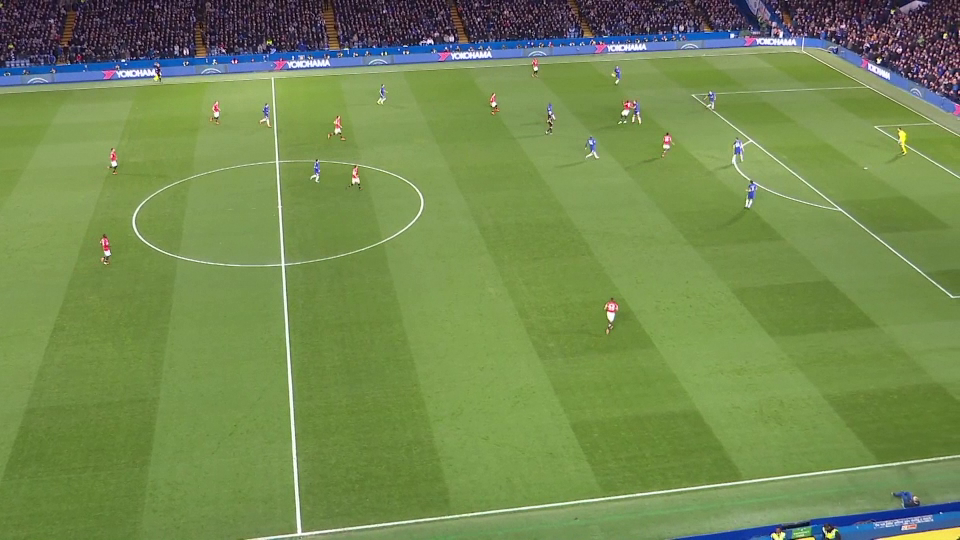
#> input picture samples/LD16L.png, 960 x 540 px, given in place of golvar3_TRIM.mp4, which was not available
$ python fieldrecognition.py
#> lines starting #> are read from the running program, lines starting #| are printed output that depends on the picture; after the words box and inside, x2 and y2 are one past the last pixel; in counts of white or black regions, pixels touching at a corner belong together; pictures that were not available may be replaced by others from this repository, and a replacement may not be noted
import cv2
import numpy as np
import matplotlib
from matplotlib.pyplot import imshow
from matplotlib import pyplot as plt

# To use a video file as input
cap = cv2.VideoCapture('samples/golvar3_TRIM.mp4')

while True:
    # Read the frame
    _, img = cap.read()
#> img is the input picture: shape (540, 960, 3); mean B, G, R 81.3, 138.7, 115.4
    hsv = cv2.cvtColor(img, cv2.COLOR_BGR2HSV)
#> hsv: shape (540, 960, 3); mean H, S, V 53.7, 120.9, 143.4
    # UMBRALES VERDE
    lower_green = np.array([29, 85, 11]) #40,40,40
    upper_green = np.array([64, 255, 255]) #72, 255, 255

    # Definimos la mascara para la cancha
    mask = cv2.inRange(hsv, lower_green, upper_green)
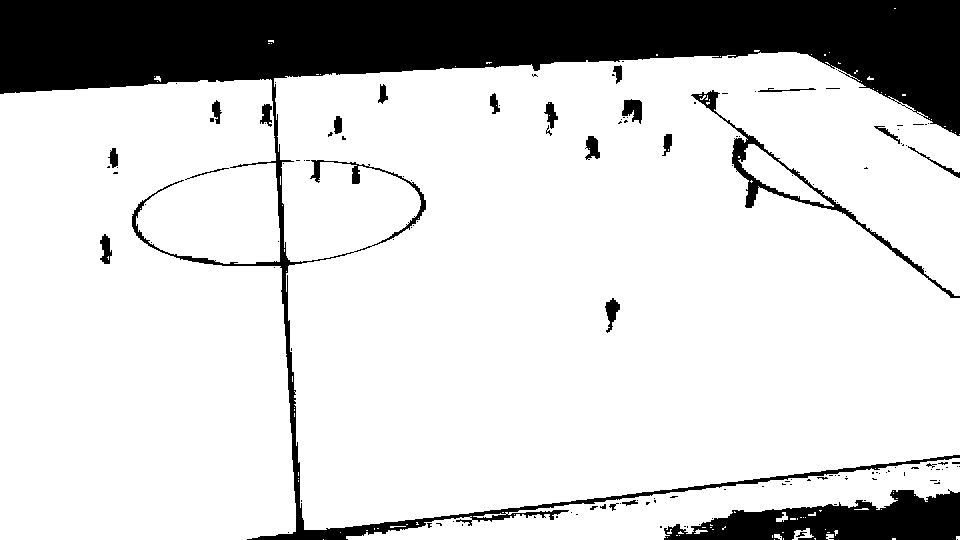
#> mask: shape (540, 960); 81.8% white; 140 black regions (115 under 20 px), largest, box (x1, y1, x2, y2) and area: (0, 0, 960, 540) 79967, (664, 489, 960, 540) 8912, (691, 90, 960, 298) 2405
    # Se hace aplica la máscara
    res = cv2.bitwise_and(img, img, mask=mask)
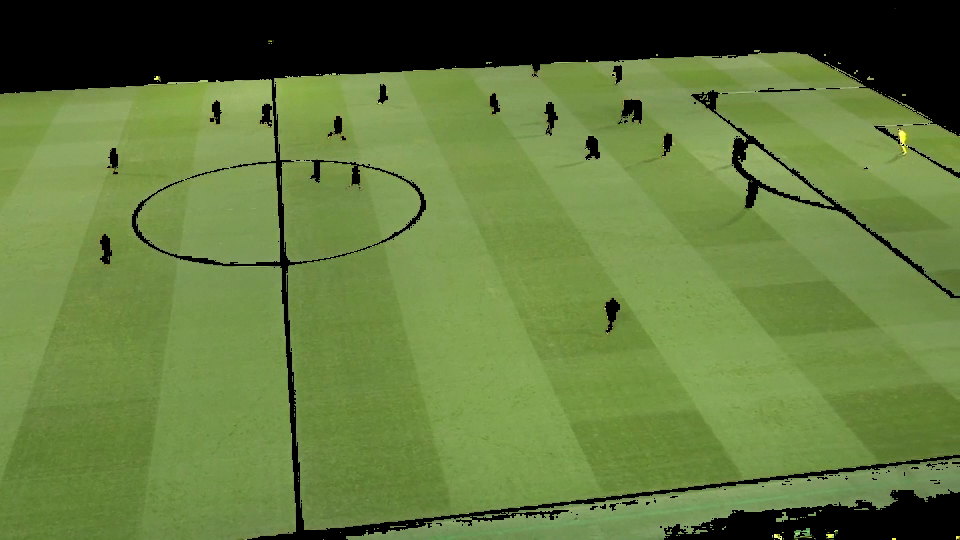
#> res: shape (540, 960, 3); mean B, G, R 61.1, 120.8, 98
    # convertir de hsv a escala de grises
    res_bgr = cv2.cvtColor(res, cv2.COLOR_HSV2BGR)
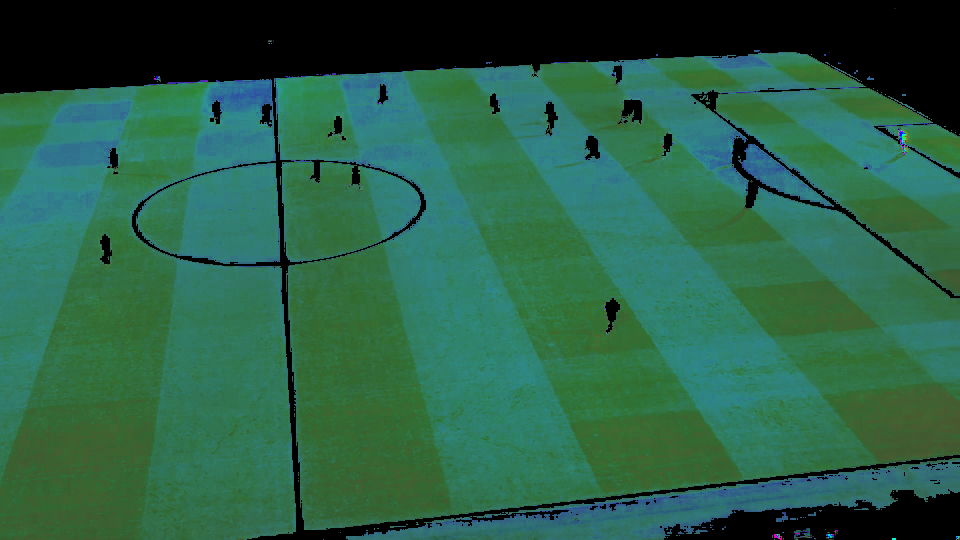
#> res_bgr: shape (540, 960, 3); mean B, G, R 71.5, 96.4, 41.3
    res_gray = cv2.cvtColor(res, cv2.COLOR_BGR2GRAY)
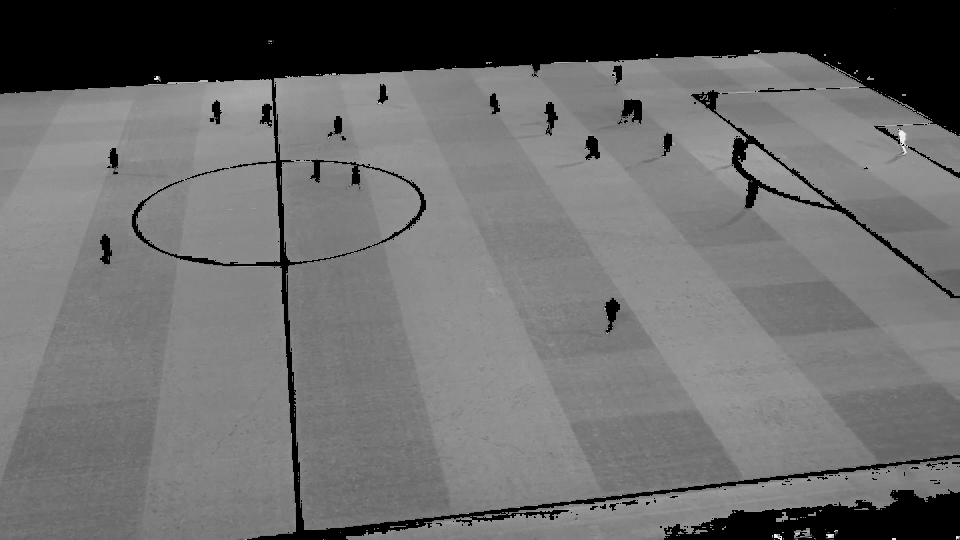
#> res_gray: shape (540, 960); min 0, max 244, mean 107.1

    kernel_size = 5
    blur_gray = cv2.GaussianBlur(res_gray,(kernel_size, kernel_size),0)

    low_threshold = 120 #118
    high_threshold = 308 #308
    edges = cv2.Canny(blur_gray, low_threshold, high_threshold)
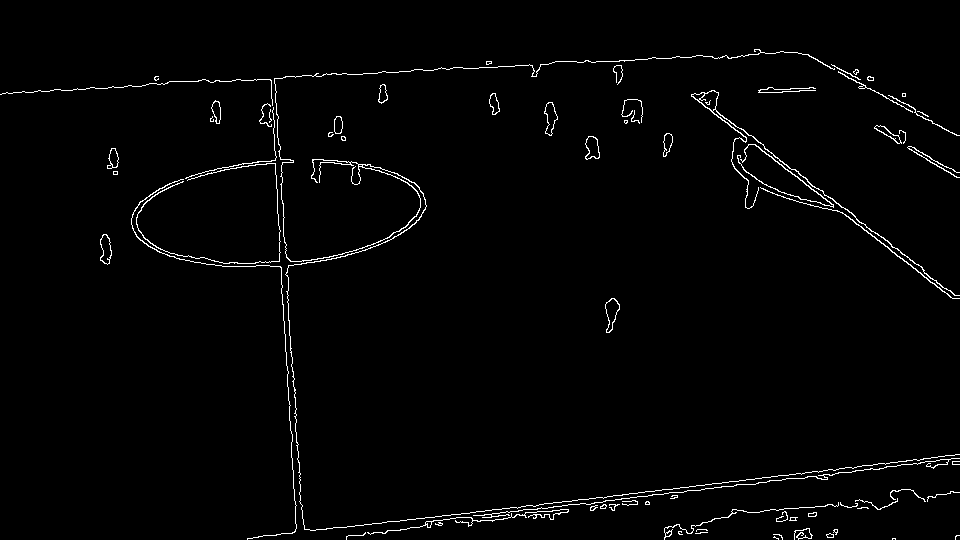
#> edges: shape (540, 960); 1.7% white in thin lines or dots

    cv2.imshow('img_', edges)

    rho = 1  # distance resolution in pixels of the Hough grid
    theta = np.pi / 180  # angular resolution in radians of the Hough grid
    threshold = 100  # minimum number of votes (intersections in Hough grid cell)
    min_line_length = 250  # minimum number of pixels making up a line
    max_line_gap = 30  # maximum gap in pixels between connectable line segments
    line_image = np.copy(img) * 0  # creating a blank to draw lines on
#> line_image: shape (540, 960, 3); every value is 0

    # Run Hough on edge detected image
    # Output "lines" is an array containing endpoints of detected line segments
    lines = cv2.HoughLinesP(edges, rho, theta, threshold, np.array([]),
                        min_line_length, max_line_gap)
#> lines = [[209, 81, 704, 56], [691, 94, 952, 298], [535, 509, 957, 458], [571, 501, 959, 454], [271, 80, 287, 386], [380, 523, 729, 481], [697, 94, 959, 298], [346, 536, 637, 501], [285, 274, 303, 524], [682, 492, 959, 458], [425, 522, 786, 478], [695, 93, 957, 298]]

    try:
        # Iterate over the output "lines" and draw lines on the blank
        for line in lines:
            for x1,y1,x2,y2 in line:
                cv2.line(line_image,(x1,y1),(x2,y2),(255,0,0),5)
#> this loop made 12 passes
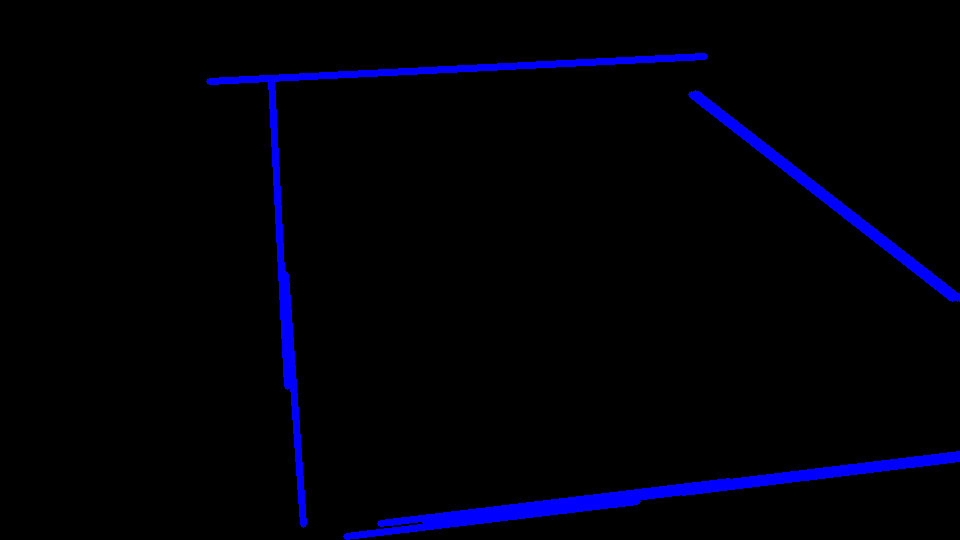
#> line_image: shape (540, 960, 3); mean B, G, R 9.3, 0, 0

        # Draw the lines on the  image
        lines_edges = cv2.addWeighted(img, 0.8, line_image, 1, 0)
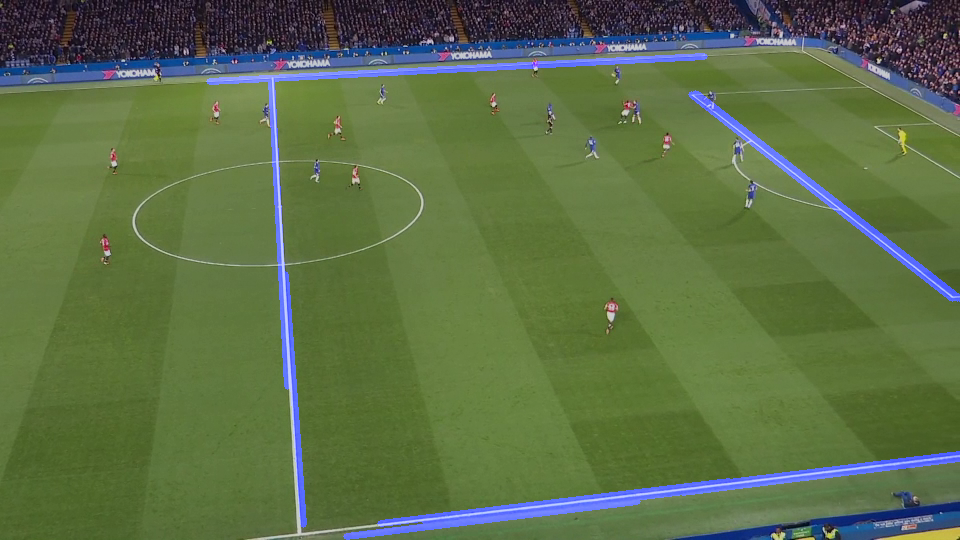
#> lines_edges: shape (540, 960, 3); mean B, G, R 71.2, 110.9, 92.4

        cv2.imshow('img', lines_edges)
        # Stop if escape key is pressed
        if cv2.waitKey(1) == 13:  # 13 is the Enter Key
#> (key Esc is pressed here)
                break

    except Exception as e:
            print(str(e))
            cv2.imshow('img', img)
        # Stop if escape key is pressed
            if cv2.waitKey(1) == 13:  # 13 is the Enter Key
                    break

# Release the VideoCapture object
cap.release()
cv2.destroyAllWindows()
